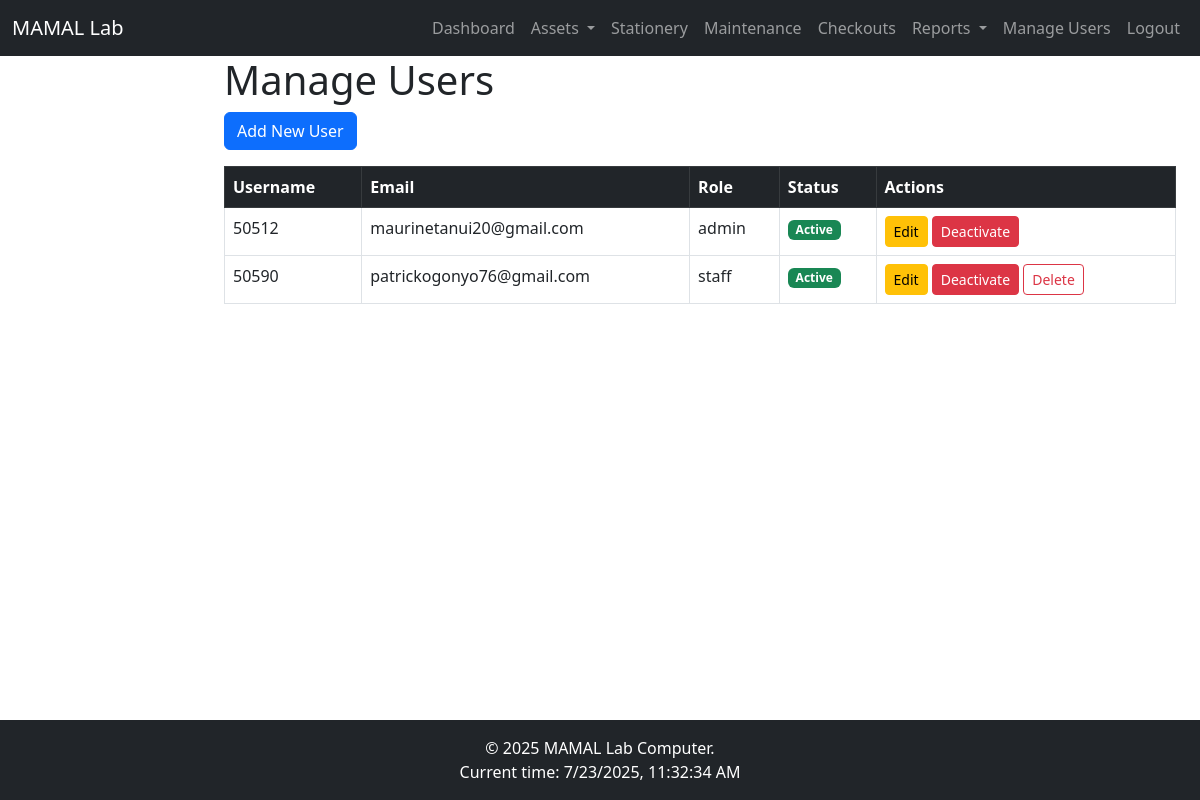
/admin/manage_users (signed in), run on the app's committed database.
### app/models.py (models this page shows, shortened)
class User(UserMixin, db.Model):
    id = db.Column(db.Integer, primary_key=True)
    username = db.Column(db.String(64), index=True, unique=True)
    email = db.Column(db.String(120), index=True, unique=True)
    password_hash = db.Column(db.String(128))
    role = db.Column(db.String(20), default='staff')  # Default role is 'staff'
    is_active = db.Column(db.Boolean, default=True)  # For soft deletion (active/inactive)
    last_seen = db.Column(db.DateTime, default=datetime.utcnow)

### app/admin/routes.py (the view)
@bp.route('/manage_users')
@login_required
@admin_only
def manage_users():
    users = User.query.all()
    return render_template('admin/manage_users.html', users=users)

### app/admin/routes.py (called while the page is built)
def admin_only(f):
    @wraps(f)
    def decorated_function(*args, **kwargs):
        if current_user.role != 'admin':
            flash("You don't have permission to access this page", "danger")
            return redirect(url_for('main.dashboard'))
        return f(*args, **kwargs)
    return decorated_function

### app/models.py (called while the page is built)
@login.user_loader
def load_user(id):
    return User.query.get(int(id))

### app/templates/admin/manage_users.html
{% extends 'layouts/base.html' %}
{% block content %}
<h1>Manage Users</h1>
<a href="{{ url_for('admin.add_user') }}" class="btn btn-primary mb-3">Add New User</a>
<table class="table table-bordered table-hover">
    <thead class="table-dark">
        <tr>
            <th>Username</th>
            <th>Email</th>
            <th>Role</th>
            <th>Status</th>
            <th>Actions</th>
        </tr>
    </thead>
    <tbody>
        {% for user in users %}
        <tr>
            <td>{{ user.username }}</td>
            <td>{{ user.email }}</td>
            <td>{{ user.role }}</td>
            <td>
                {% if user.is_active %}
                    <span class="badge bg-success">Active</span>
                {% else %}
                    <span class="badge bg-danger">Inactive</span>
                {% endif %}
            </td>
            <td>
                <a href="{{ url_for('admin.edit_user', id=user.id) }}" class="btn btn-warning btn-sm">Edit</a>
                {% if user.is_active %}
                    <a href="{{ url_for('admin.deactivate_user', id=user.id) }}" class="btn btn-danger btn-sm">Deactivate</a>
                {% else %}
                    <a href="{{ url_for('admin.reactivate_user', id=user.id) }}" class="btn btn-success btn-sm">Reactivate</a>
                {% endif %}
                {% if current_user.id != user.id %}
                <form action="{{ url_for('admin.delete_user', id=user.id) }}" method="post" style="display:inline;" onsubmit="return confirm('Are you sure you want to delete this user?');">
                    <button type="submit" class="btn btn-outline-danger btn-sm">Delete</button>
                </form>
                {% endif %}
            </td>
        </tr>
        {% endfor %}
    </tbody>
</table>
{% endblock %}

### data on the page
User: username "50512", email "maurinetanui20@gmail.com", role "admin", is_active "Active"
User: username "50590", email "patrickogonyo76@gmail.com", role "staff", is_active "Active"
